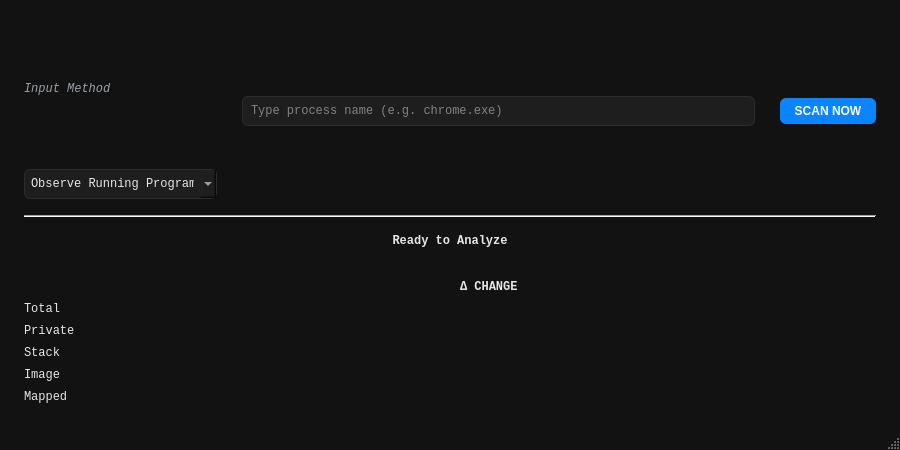
<?xml version="1.0" encoding="UTF-8"?>
<ui version="4.0">
 <class>MainWindow</class>
 <widget class="QMainWindow" name="MainWindow">
  <property name="geometry">
   <rect>
    <x>0</x>
    <y>0</y>
    <width>900</width>
    <height>450</height>
   </rect>
  </property>

  <property name="windowTitle">
   <string>Memyze</string>
  </property>

  <!-- ===================== GLOBAL DARK STYLE ===================== -->
  <property name="styleSheet">
   <string notr="true">
    QMainWindow { background-color: #121212; }

    QLabel {
        font-family: Consolas;
        color: #e6e6e6;
    }

    QLabel#methodLabel { color: #9aa0a6; }

    QLineEdit, QComboBox {
        background-color: #1e1e1e;
        border: 1px solid #2c2c2c;
        border-radius: 6px;
        padding: 6px;
        color: #e6e6e6;
        font-family: Consolas;
    }

    QLineEdit:focus, QComboBox:focus {
        border: 1px solid #0a84ff;
    }

    QPushButton {
        background-color: #0a84ff;
        color: white;
        border-radius: 6px;
        padding: 6px 14px;
    }

    QPushButton:hover { background-color: #006edc; }
    QPushButton:pressed { background-color: #005bb5; }

    QFrame[frameShape="4"] { color: #2c2c2c; }
   </string>
  </property>

  <widget class="QWidget" name="centralwidget">
   <layout class="QVBoxLayout" name="mainLayout">
    <property name="spacing"><number>16</number></property>
    <property name="leftMargin"><number>24</number></property>
    <property name="topMargin"><number>24</number></property>
    <property name="rightMargin"><number>24</number></property>
    <property name="bottomMargin"><number>24</number></property>

    <!-- ===================== TOP CONTROLS ===================== -->
    <item>
     <layout class="QHBoxLayout">
      <item>
       <layout class="QVBoxLayout">
        <item>
         <widget class="QLabel" name="methodLabel">
          <property name="text"><string>Input Method</string></property>
          <property name="font"><font><italic>true</italic></font></property>
         </widget>
        </item>
        <item>
         <widget class="QComboBox" name="modeComboBox">
          <item><property name="text"><string>Observe Running Program</string></property></item>
          <item><property name="text"><string>Enter PID Manually</string></property></item>
         </widget>
        </item>
       </layout>
      </item>

      <item>
       <widget class="QStackedWidget" name="stackedWidget">
        <widget class="QWidget">
         <layout class="QVBoxLayout">
          <item>
           <widget class="QLineEdit" name="processNameLineEdit">
            <property name="placeholderText">
             <string>Type process name (e.g. chrome.exe)</string>
            </property>
           </widget>
          </item>
         </layout>
        </widget>
        <widget class="QWidget">
         <layout class="QVBoxLayout">
          <item>
           <widget class="QLineEdit" name="pidLineEdit">
            <property name="placeholderText">
             <string>Enter PID number...</string>
            </property>
           </widget>
          </item>
         </layout>
        </widget>
       </widget>
      </item>

      <item>
       <widget class="QPushButton" name="scanButton">
        <property name="text"><string>SCAN NOW</string></property>
        <property name="font"><font><bold>true</bold></font></property>
       </widget>
      </item>
     </layout>
    </item>

    <item>
     <widget class="Line">
      <property name="orientation"><enum>Qt::Horizontal</enum></property>
     </widget>
    </item>

    <!-- ===================== STATUS ===================== -->
    <item>
     <widget class="QLabel" name="infoLabel">
      <property name="text"><string>Ready to Analyze</string></property>
      <property name="alignment"><set>Qt::AlignCenter</set></property>
      <property name="font"><font><bold>true</bold></font></property>
     </widget>
    </item>

    <!-- ===================== MEMORY GRAPH ===================== -->
    <item>
     <widget class="QWidget" name="memoryBarPlaceholder" native="true"/>
    </item>

    <!-- ===================== COMPACT DELTA TABLE ===================== -->
    <item>
     <layout class="QGridLayout" name="deltaGrid">
      <property name="horizontalSpacing"><number>20</number></property>
      <property name="verticalSpacing"><number>8</number></property>

      <item row="0" column="1">
       <widget class="QLabel">
        <property name="text"><string>Δ CHANGE</string></property>
        <property name="font"><font><bold>true</bold></font></property>
        <property name="alignment"><set>Qt::AlignLeft</set></property>
       </widget>
      </item>

      <item row="1" column="0"><widget class="QLabel"><property name="text"><string>Total</string></property></widget></item>
      <item row="1" column="1"><widget class="QLabel" name="totalChangeLabel"/></item>

      <item row="2" column="0"><widget class="QLabel"><property name="text"><string>Private</string></property></widget></item>
      <item row="2" column="1"><widget class="QLabel" name="pvtChangeLabel"/></item>

      <item row="3" column="0"><widget class="QLabel"><property name="text"><string>Stack</string></property></widget></item>
      <item row="3" column="1"><widget class="QLabel" name="stkChangeLabel"/></item>

      <item row="4" column="0"><widget class="QLabel"><property name="text"><string>Image</string></property></widget></item>
      <item row="4" column="1"><widget class="QLabel" name="imgChangeLabel"/></item>

      <item row="5" column="0"><widget class="QLabel"><property name="text"><string>Mapped</string></property></widget></item>
      <item row="5" column="1"><widget class="QLabel" name="mapChangeLabel"/></item>
     </layout>
    </item>

   </layout>
  </widget>

  <widget class="QStatusBar" name="statusbar"/>
 </widget>
 <resources/>
 <connections/>
</ui>
